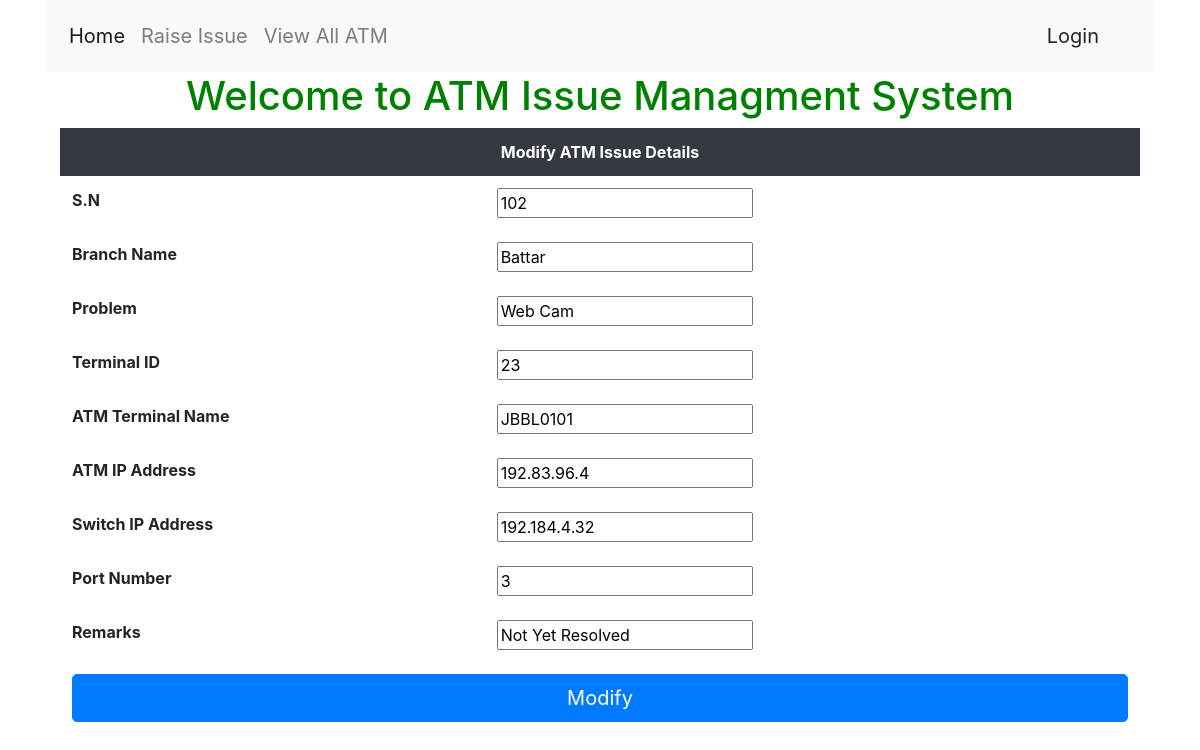
The app's page /ATMStatus/29/, older data.
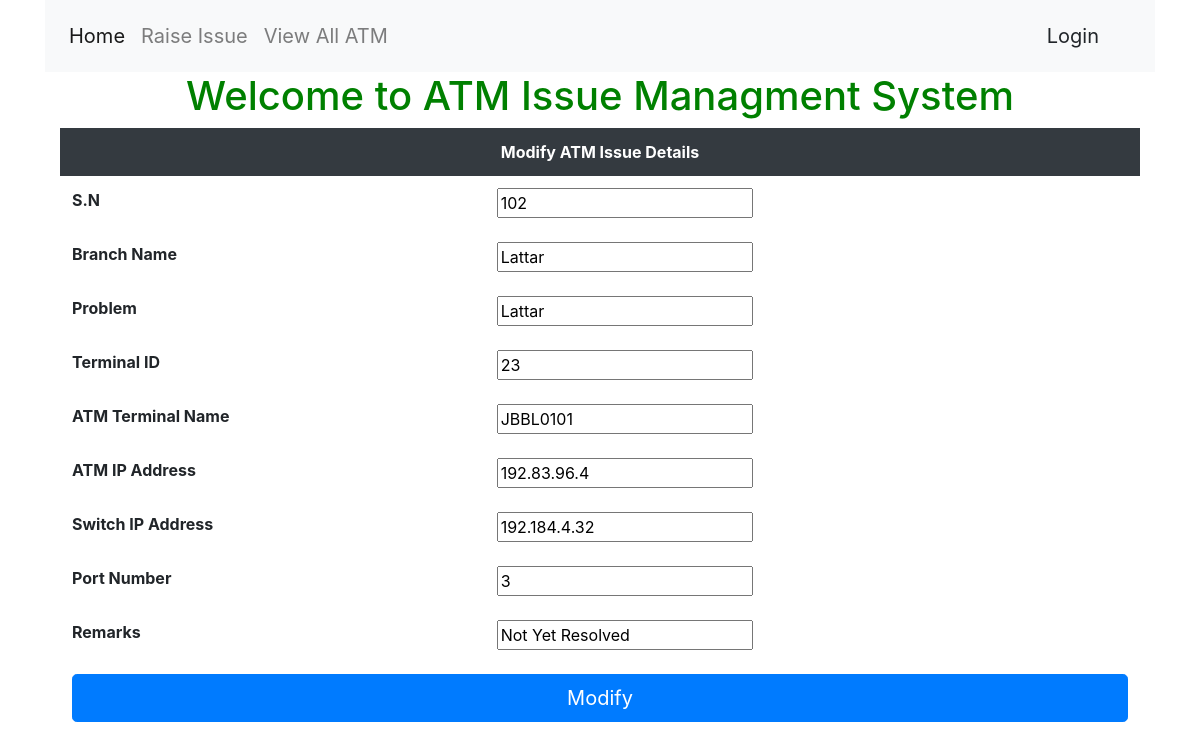
The same page, newer data.
### ATMStatus/models.py (models this page shows)
class ViewATMStatus(models.Model):
    s_n = models.IntegerField(null=True)
    branch_name = models.CharField(max_length=100,null=True)
    problem = models.CharField(max_length=2083,null=True)
    remarks = models.CharField(max_length=100,null=True)
    terminal_id = models.CharField(max_length=17,null=True)
    atm_terminal_name = models.CharField(max_length=25,null=True)
    atm_ip_address = models.CharField(max_length=50,null=True)
    switch_ip_address = models.CharField(max_length=50,null=True)
    port_number =  models.IntegerField(null=True)

### ATMStatus/views.py (the view, shortened to what this page needs)
# urls.py: path('<int:pid>/',views.modify_atm_issue,name='modify_atm_issue'),
def modify_atm_issue(request, pid):
    addform = ViewATMStatus.objects.get(pk=pid)
    if request.method == 'GET':
        update_issue = AddATMStatusForm(instance=addform)
        print('test1')
        print(update_issue.is_valid())
        print(update_issue)
        return render(request, 'ModifyATMIssue.html', {'atm_issue_update': update_issue})

### ATMStatus/AddATMStatusForm.py
class AddATMStatusForm(forms.ModelForm):
    class Meta:
        model = ViewATMStatus
        fields = ['s_n','branch_name','problem','terminal_id','remarks','atm_terminal_name','switch_ip_address','atm_ip_address','port_number']

### ATMStatus/templates/ModifyATMIssue.html (shortened to what this page needs)
<!DOCTYPE html>
<html lang="en">
<head>
</head>
<body>
{% extends 'base.html' %}
{% block content %}
<form method="post" action="">
    <table class="table table-borderless">
            <thead class="thead-dark" align="center" style="size:16px;">
            <th colspan="2" >
                Modify ATM Issue Details
            </th>
            </thead>
            <tbody>
            <tr>
                <th scope="row">S.N</th>
                <td>{{atm_issue_update.s_n}}</td>
            </tr>
            <tr>
                <th scope="row">Branch Name</th>
                <td>{{atm_issue_update.branch_name}}</td>
            </tr>
            <tr>
                <th scope="row">Problem</th>
                <td>{{atm_issue_update.problem}}</td>
            </tr>
             <tr>
                <th scope="row">Terminal ID</th>
                <td>{{atm_issue_update.terminal_id}}</td>
            </tr>
            <tr>
                <th scope="row">ATM Terminal Name</th>
                <td>{{atm_issue_update.atm_terminal_name}}</td>
            </tr>
             <tr>
                <th scope="row">ATM IP Address</th>
                <td>{{atm_issue_update.atm_ip_address}}</td>
            </tr>
             <tr>
                <th scope="row">Switch IP Address</th>
                <td>{{atm_issue_update.switch_ip_address}}</td>
            </tr>
             <tr>
                <th scope="row">Port Number</th>
                <td>{{atm_issue_update.port_number}}</td>
            </tr>
             <tr>
                <th scope="row">Remarks</th>
                <td>{{atm_issue_update.remarks}}</td>
            </tr>
             <tr>
                <td colspan="2" align="center"><button type="submit" class="btn btn-primary btn-lg btn-block">Modify</button></td>
            </tr>
            </tbody>
        </table>
    </form>
{% endblock %}

Row changes from the older to the newer data that the page shows:
changed ViewATMStatus "JBBL0101": branch_name "Battar" → "Lattar"; problem "Web Cam" → "Lattar"
